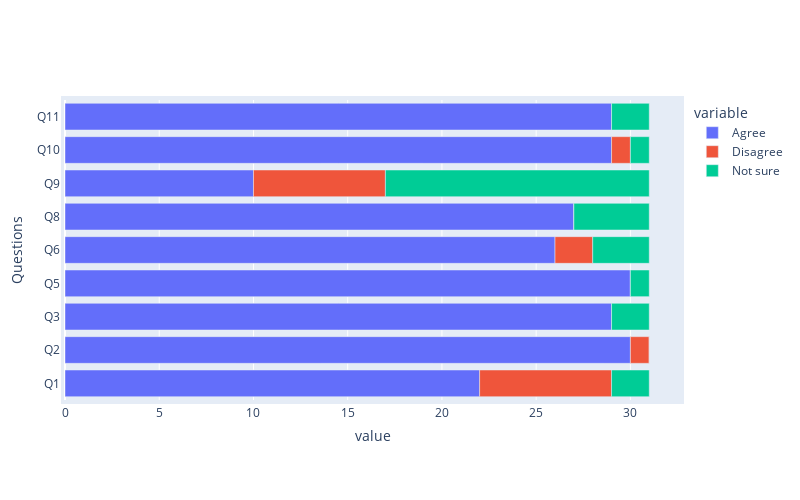

Write notebook code for a chart like this one.
### Markdown cell above
# **Visual analysis of positive statments (the frequency of aggrement , disaggrement and not sure)**

### Code cell
import plotly.express as px
fig = px.bar(posStatment, y="Questions", x=["Agree", "Disagree", "Not sure"],)
fig.update_layout(
    autosize=True,
    width=800,
    height=500,
    margin=dict(
        l=50,
        r=50,
        b=100,
        t=100,
        pad=4
    ),

)


fig.show()

### Figure 1 — Plotly figure (JSON) as saved in the notebook; plotly's stock layout.template omitted (floating-point values rounded to 4 significant figures)
{"data": [{"alignmentgroup": "True", "hovertemplate": "variable=Agree<br>value=%{x}<br>Questions=%{y}<extra></extra>", "legendgroup": "Agree", "marker": {"color": "#636efa", "pattern": {"shape": ""}}, "name": "Agree", "offsetgroup": "Agree", "orientation": "h", "showlegend": true, "textposition": "auto", "type": "bar", "x": [22, 30, 29, 30, 26, 27, 10, 29, 29], "xaxis": "x", "y": ["Q1", "Q2", "Q3", "Q5", "Q6", "Q8", "Q9", "Q10", "Q11"], "yaxis": "y"}, {"alignmentgroup": "True", "hovertemplate": "variable=Disagree<br>value=%{x}<br>Questions=%{y}<extra></extra>", "legendgroup": "Disagree", "marker": {"color": "#EF553B", "pattern": {"shape": ""}}, "name": "Disagree", "offsetgroup": "Disagree", "orientation": "h", "showlegend": true, "textposition": "auto", "type": "bar", "x": [7, 1, 0, 0, 2, 0, 7, 1, 0], "xaxis": "x", "y": ["Q1", "Q2", "Q3", "Q5", "Q6", "Q8", "Q9", "Q10", "Q11"], "yaxis": "y"}, {"alignmentgroup": "True", "hovertemplate": "variable=Not sure<br>value=%{x}<br>Questions=%{y}<extra></extra>", "legendgroup": "Not sure", "marker": {"color": "#00cc96", "pattern": {"shape": ""}}, "name": "Not sure", "offsetgroup": "Not sure", "orientation": "h", "showlegend": true, "textposition": "auto", "type": "bar", "x": [2, 0, 2, 1, 3, 4, 14, 1, 2], "xaxis": "x", "y": ["Q1", "Q2", "Q3", "Q5", "Q6", "Q8", "Q9", "Q10", "Q11"], "yaxis": "y"}], "layout": {"autosize": true, "barmode": "relative", "height": 500, "legend": {"title": {"text": "variable"}, "tracegroupgap": 0}, "margin": {"b": 100, "l": 50, "pad": 4, "r": 50, "t": 100}, "width": 800, "xaxis": {"anchor": "y", "domain": [0, 1], "title": {"text": "value"}}, "yaxis": {"anchor": "x", "domain": [0, 1], "title": {"text": "Questions"}}}}
